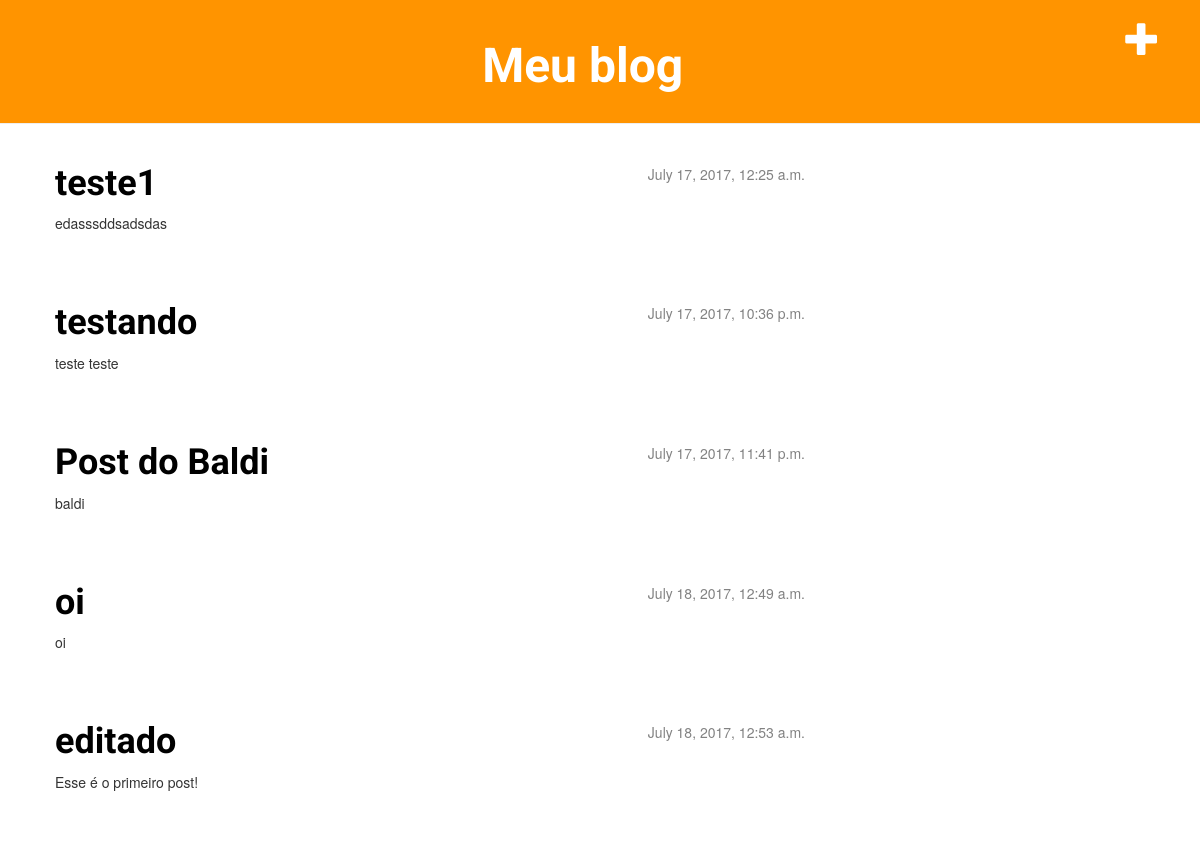
Before: / with the older database file.
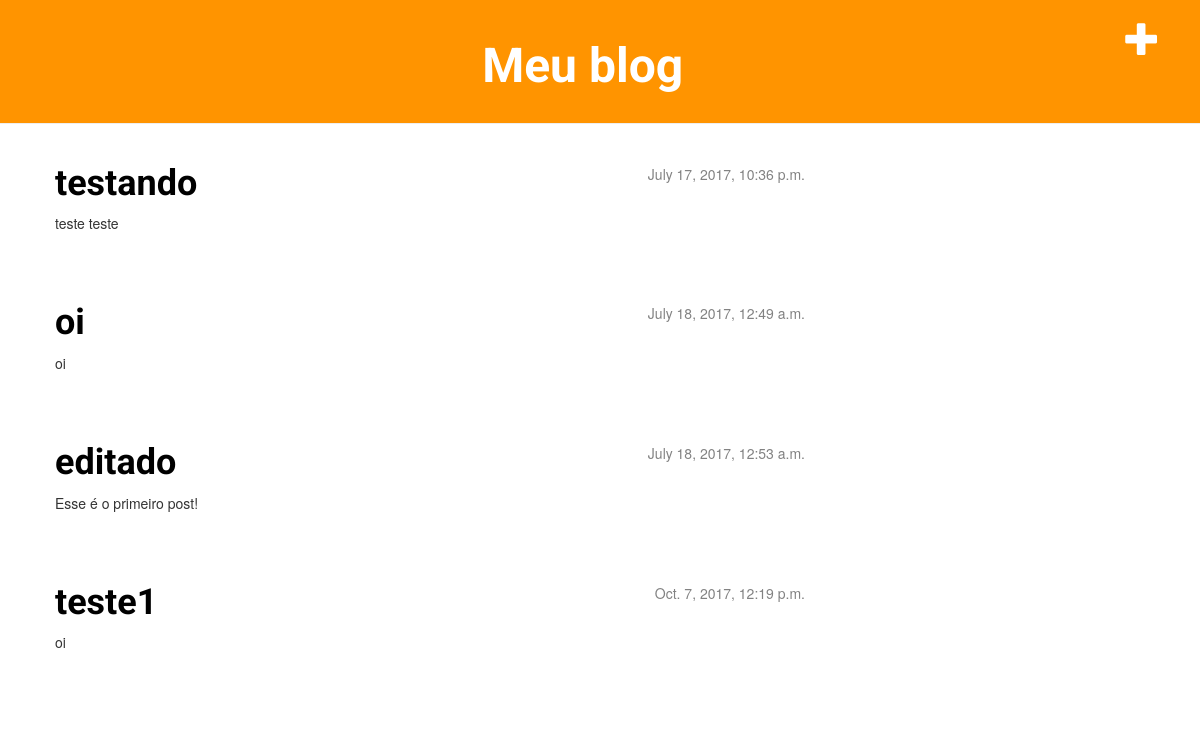
After: the same page with the newer database file.
### blog/models.py (models this page shows, shortened)
class Post(models.Model):
    author = models.ForeignKey('auth.User')
    title = models.CharField(max_length=200)
    text = models.TextField()
    created_date = models.DateTimeField(
            default=timezone.now)
    published_date = models.DateTimeField(
            blank=True, null=True)

### blog/views.py (the view)
# urls.py: url(r'^$', views.post_list),
def post_list(request):
    posts = Post.objects.filter(published_date__lte=timezone.now()).order_by('published_date')
    return render(request, 'blog/post_list.html', {'posts': posts})

### blog/templates/blog/post_list.html
{% extends 'blog/base.html' %}
{% block content %}
    {% for post in posts %}
        <div class="post">
            <div class="date">
                {{ post.published_date }}
            </div>
            <h1><a href="{% url 'post_detail' pk=post.pk %}">{{ post.title }}</a></h1>
            <p>{{ post.text|linebreaksbr }}</p>
        </div>
    {% endfor %}
{% endblock content %}

Changed rows visible on the page:
removed Post: published_date "July 17, 2017, 11:41 p.m.", title "Post do Baldi", text "baldi"
changed Post "teste1": published_date "July 17, 2017, 12:25 a.m." → "Oct. 7, 2017, 12:19 p.m."; text "edasssddsadsdas" → "oi"; moves down the list
